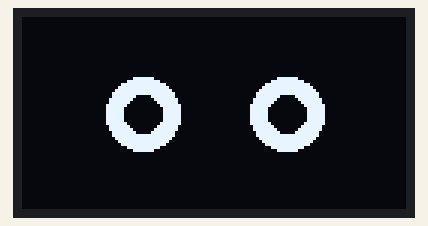
Simulated run of this program. Board: ESP32. Parts: 128×64 one-colour display. WiFi joins after 1.5 s; servers stay silent unless stated; random numbers use the default seed unless the program sets one; what the program prints to the serial monitor is not drawn.

Above: at 2.1 s.

Measured:
- what the display in image 0 shows lasts 3.8 s, from 2.1 s to 5.9 s

The program:

main.cpp
```cpp
#include "deps/wifi_manager.h"
#include "deps/ota_manager.h"
#include <Wire.h>
#include <Adafruit_GFX.h>
#include <Adafruit_SSD1306.h>

#define SCREEN_WIDTH 128
#define SCREEN_HEIGHT 64
#define OLED_RESET -1

Adafruit_SSD1306 display(SCREEN_WIDTH, SCREEN_HEIGHT, &Wire, OLED_RESET);

void drawEyes(bool openEyes) {
  display.clearDisplay();

  if (openEyes) {
    // Left eye (circle)
    display.fillCircle(40, 32, 12, SSD1306_WHITE);
    display.fillCircle(40, 32, 6, SSD1306_BLACK); // pupil
    // Right eye (circle)
    display.fillCircle(88, 32, 12, SSD1306_WHITE);
    display.fillCircle(88, 32, 6, SSD1306_BLACK); // pupil
  } else {
    // Closed eyes (lines)
    display.drawLine(28, 32, 52, 32, SSD1306_WHITE); // left eyelid
    display.drawLine(76, 32, 100, 32, SSD1306_WHITE); // right eyelid
  }

  display.display();
}

void setup() {
  Serial.begin(115200);
  Wire.begin(21, 22);  // SDA, SCL

  if (!display.begin(SSD1306_SWITCHCAPVCC, 0x3C)) {
    Serial.println(F("SSD1306 allocation failed"));
    for (;;);
  }

  display.clearDisplay();
  display.display();

  setupWiFiStation();
  setupOTA();
}

void loop() {
  // Eyes open
  drawEyes(true);
  delay(random(2000, 5000)); // wait 2–5 seconds

  // Blink (close for short time)
  drawEyes(false);
  delay(200);

  // Eyes open again
  drawEyes(true);
  delay(200);

  handleOTA();
}
```

ota_manager.cpp
```cpp
#include <Arduino.h>
#include <ArduinoOTA.h>
#include "config.h"

void setupOTA() {
  ArduinoOTA.setPort(3232);
  ArduinoOTA.setHostname("Espresso");
  ArduinoOTA.setPassword(OTA_PASSWORD);

  ArduinoOTA.onStart([]() {
    String type = (ArduinoOTA.getCommand() == U_FLASH) ? "sketch" : "filesystem";
    Serial.println("Start updating " + type);
  });
  ArduinoOTA.onEnd([]() {
    Serial.println("\nUpdate complete");
  });
  ArduinoOTA.onProgress([](unsigned int progress, unsigned int total) {
    Serial.printf("Progress: %u%%\r", (progress / (total / 100)));
  });
  ArduinoOTA.onError([](ota_error_t error) {
    Serial.printf("Error[%u]: ", error);
    if (error == OTA_AUTH_ERROR) Serial.println("Auth Failed");
    else if (error == OTA_BEGIN_ERROR) Serial.println("Begin Failed");
    else if (error == OTA_CONNECT_ERROR) Serial.println("Connect Failed");
    else if (error == OTA_RECEIVE_ERROR) Serial.println("Receive Failed");
    else if (error == OTA_END_ERROR) Serial.println("End Failed");
  });

  ArduinoOTA.begin();
  Serial.println("OTA Ready");
}

void handleOTA() {
  ArduinoOTA.handle();
}
```

ota_manager.h
```cpp
#ifndef OTA_MANAGER_H
#define OTA_MANAGER_H

void setupOTA();
void handleOTA();

#endif
```

wifi_manager.cpp
```cpp
#include <Arduino.h>
#include <WiFi.h>
#include "config.h"

void setupWiFiStation() {
  WiFi.mode(WIFI_STA);
  Serial.println("Connecting to Wi-Fi: " WIFI_SSID);
  WiFi.begin(WIFI_SSID, WIFI_PASSWORD);
  int attempts = 0;
  while (WiFi.status() != WL_CONNECTED && attempts < 20) {
    delay(1000);
    Serial.print(".");
    attempts++;
  }
  if (WiFi.status() != WL_CONNECTED) {
    Serial.println("\nFailed to connect to Wi-Fi!");
    while (true);
  }
  Serial.println("\nWi-Fi Connected");
  Serial.print("IP Address: ");
  Serial.println(WiFi.localIP());
}

void setupWiFiAP() {
  const char* ssid = "Espresso";
  const char* password = "12345678";

  WiFi.mode(WIFI_AP);
  Serial.println("Starting Wi-Fi AP...");
  if (!WiFi.softAP(ssid, password, 6)) {
    Serial.println("Failed to start Wi-Fi AP!");
    while (true);
  }
  delay(2000);
  Serial.println("Access Point Started");
  Serial.print("IP Address: ");
  Serial.println(WiFi.softAPIP());
  Serial.print("Wi-Fi Status: ");
  Serial.println(WiFi.status());
}
```

wifi_manager.h
```cpp
#ifndef WIFI_MANAGER_H
#define WIFI_MANAGER_H

void setupWiFiStation();
void setupWiFiAP();

#endif
```

config.h
```cpp
#ifndef CONFIG_H
#define CONFIG_H

#ifndef WIFI_SSID
#define WIFI_SSID "espresso"
#endif
#ifndef WIFI_PASSWORD
#define WIFI_PASSWORD "af5eccbtn4"
#endif
#ifndef OTA_PASSWORD
#define OTA_PASSWORD "ota_password"
#endif
#ifndef GITHUB_TOKEN
#define GITHUB_TOKEN ""
#endif

#endif
```
